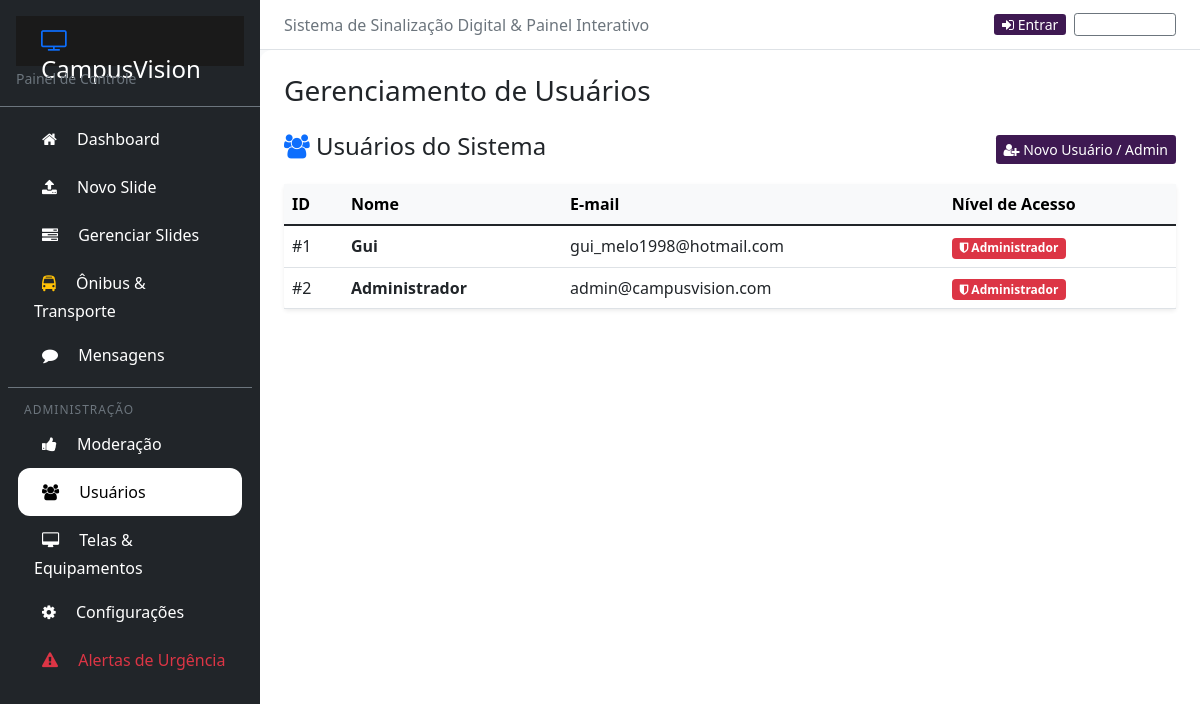
/usermanager/, run on the app's committed database.
### app/models.py (models this page shows, shortened)
class User(models.Model):
    email = models.EmailField(max_length=100, unique=True)
    password = models.CharField(max_length=128)
    name = models.CharField(max_length=1000)
    is_admin = models.BooleanField(default=False)
    last_login = models.DateTimeField(blank=True, null=True)
    class Meta:
        db_table = 'User'

### app/views.py (the view)
# urls.py: path('usermanager/', views.usermanager, name='usermanager'),
def usermanager(request):
    return render(request, 'app/manager-users.html', {
        'title': 'Gerenciamento de Usuários',
        'users': User.objects.all(),
        'name': get_current_user_name(request),
        'mod_count': mod_counter()
    })

### app/utils.py (called while the page is built)
def mod_counter():
    return Slide.objects.filter(approval="Waiting Review").count()

### app/views.py (called while the page is built)
def get_current_user_name(request):
    if request.user.is_authenticated:
        return getattr(request.user, 'name', None) or request.user.get_username()
    return "Visitante"

### app/templates/app/manager-users.html
{% extends "app/base.html" %}
{% block content %}
<div class="d-flex justify-content-between align-items-center mb-3">
  <h4><i class="fa fa-users text-primary"></i> Usuários do Sistema</h4>
  <a href="{% url 'signup' %}" class="btn btn-primary btn-sm">
    <i class="fa fa-user-plus"></i> Novo Usuário / Admin
  </a>
</div>
<div class="card shadow-sm border-0">
  <div class="card-body p-0">
    <table id="data" class="table table-hover align-middle mb-0">
      <thead class="table-light">
        <tr>
          <th>ID</th>
          <th>Nome</th>
          <th>E-mail</th>
          <th>Nível de Acesso</th>
        </tr>
      </thead>
      <tbody>
        {% for user in users %}
          <tr>
            <td>#{{ user.id }}</td>
            <td><strong>{{ user.name }}</strong></td>
            <td>{{ user.email }}</td>
            <td>
              {% if user.is_admin %}
                <span class="badge bg-danger"><i class="fa fa-shield"></i> Administrador</span>
              {% else %}
                <span class="badge bg-primary"><i class="fa fa-user"></i> Colaborador</span>
              {% endif %}
            </td>
          </tr>
        {% empty %}
          <tr>
            <td colspan="4" class="text-center py-4 text-muted">Nenhum usuário cadastrado.</td>
          </tr>
        {% endfor %}
      </tbody>
    </table>
  </div>
</div>
{% endblock %}

### app/static/main.css (style rules this page uses)
html { font-size: 100%; box-sizing: border-box; }
*, *:before, *:after { box-sizing: inherit; }
.btn-primary, .side-nav { color: white; background-color: #3e1952; border: none; }

### data on the page
User: id "1", name "Gui", email "gui_melo1998@hotmail.com", is_admin True (drawn)
User: id "2", name "Administrador", email "admin@campusvision.com", is_admin True (drawn)

### other printed values
{{ title }} "Gerenciamento de Usuários"
